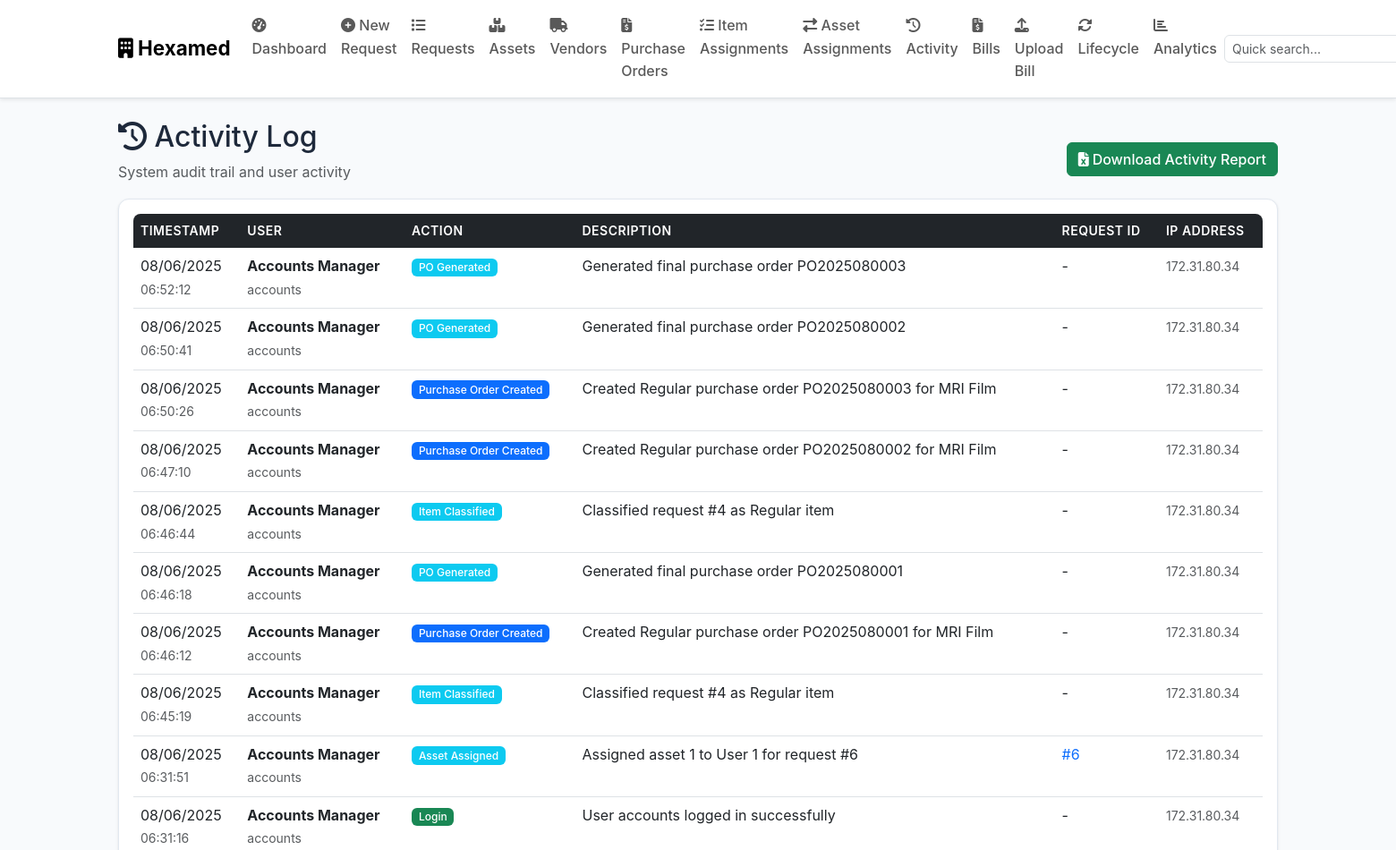
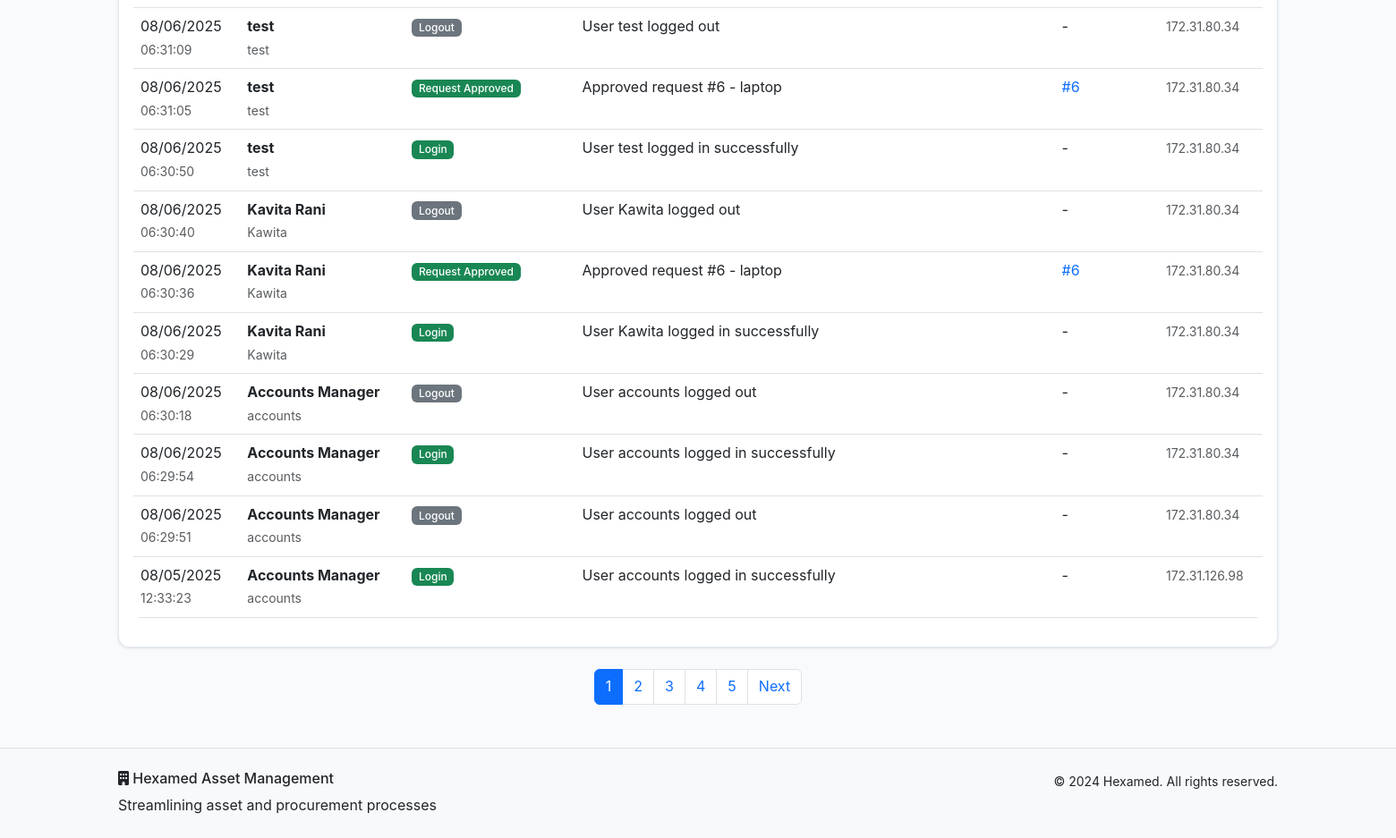
/activity (signed in), run on an earlier commit of the app's database (2 pictures, top to bottom).
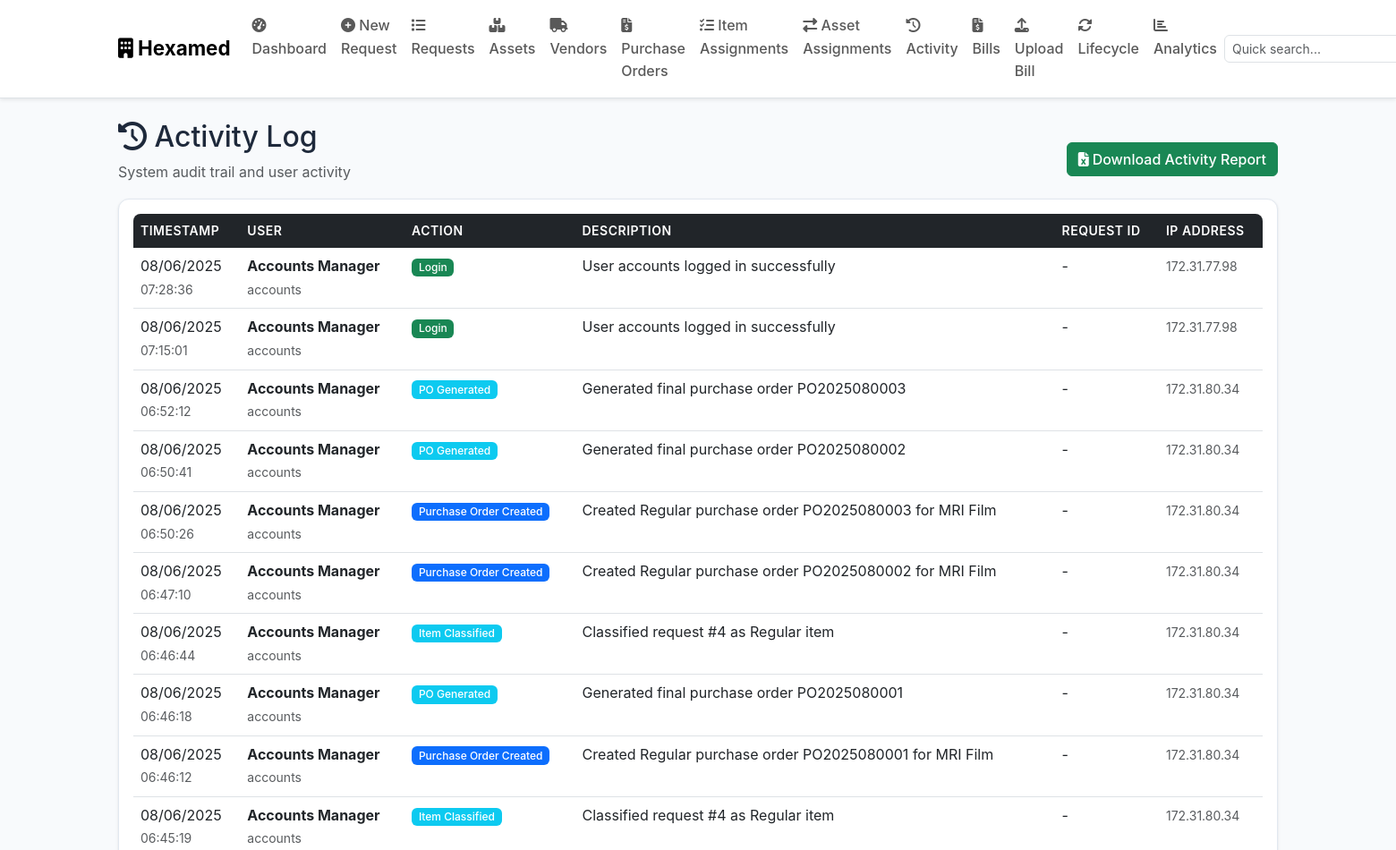
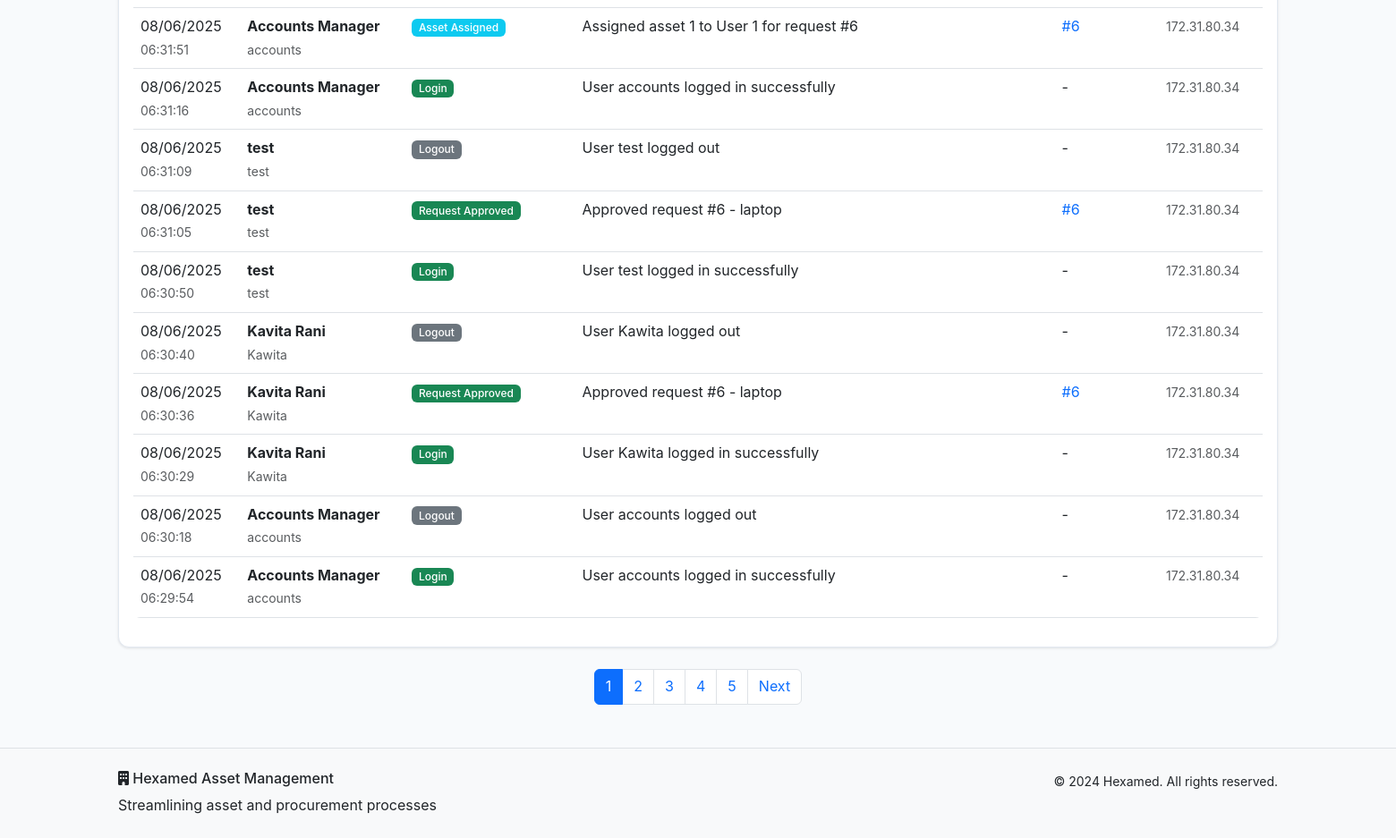
And on a later commit of the database (2 pictures, top to bottom).
### models.py (models this page shows, shortened)
class ActivityLog(db.Model):
    id = db.Column(db.Integer, primary_key=True)
    action = db.Column(db.String(100), nullable=False)
    description = db.Column(db.Text, nullable=False)
    timestamp = db.Column(db.DateTime, default=datetime.utcnow)
    ip_address = db.Column(db.String(45))
    user_id = db.Column(db.Integer, db.ForeignKey('user.id'), nullable=False)
    request_id = db.Column(db.Integer, db.ForeignKey('asset_request.id'), nullable=True)
    user = db.relationship('User', backref='activities')
    request = db.relationship('AssetRequest', backref='activities')

class User(db.Model):
    id = db.Column(db.Integer, primary_key=True)
    username = db.Column(db.String(80), unique=True, nullable=False)
    email = db.Column(db.String(120), unique=True, nullable=False)
    password_hash = db.Column(db.String(256), nullable=False)
    role = db.Column(db.String(50), nullable=False, default='User')
    full_name = db.Column(db.String(100), nullable=False)
    floor = db.Column(db.String(50))
    department = db.Column(db.String(100))
    created_at = db.Column(db.DateTime, default=datetime.utcnow)
    is_active = db.Column(db.Boolean, default=True)
    requests = db.relationship('AssetRequest', foreign_keys='AssetRequest.user_id', backref='requester', lazy=True)

### routes.py (the view)
    def decorated_function(*args, **kwargs):
        if 'user_id' not in session:
            flash('Please log in to access this page.', 'warning')
            return redirect(url_for('login'))
        return f(*args, **kwargs)

### routes.py (called while the page is built)
def require_login(f):
    def decorated_function(*args, **kwargs):
        if 'user_id' not in session:
            flash('Please log in to access this page.', 'warning')
            return redirect(url_for('login'))
        return f(*args, **kwargs)
    decorated_function.__name__ = f.__name__
    return decorated_function

@app.route('/activity')
@require_login
def activity_log():
    user = User.query.get(session['user_id'])
    page = request.args.get('page', 1, type=int)
    activities = ActivityLog.query.order_by(ActivityLog.timestamp.desc()).paginate(
        page=page, per_page=20, error_out=False)
    return render_template('activity.html', activities=activities, user=user)

### templates/activity.html (shortened to what this page needs)
{% extends "base.html" %}
{% block content %}
<div class="container my-4">
    <div class="row">
        <div class="col">
            <div class="d-flex justify-content-between align-items-center">
                <div>
                    <h2><i class="fas fa-history"></i> Activity Log</h2>
                    <p class="text-muted">System audit trail and user activity</p>
                </div>
                {% if user.role in ['Admin', 'MD', 'Accounts/SCM'] %}
                <div>
                    <a href="{{ url_for('download_recent_activity') }}" class="btn btn-success">
                        <i class="fas fa-file-excel me-1"></i>Download Activity Report
                    </a>
                </div>
                {% endif %}
            </div>
        </div>
    </div>
    {% if activities.items %}
    <div class="card">
        <div class="card-body">
            <div class="table-responsive">
                <table class="table table-hover">
                    <thead>
                        <tr>
                            <th>Timestamp</th>
                            <th>User</th>
                            <th>Action</th>
                            <th>Description</th>
                            <th>Request ID</th>
                            <th>IP Address</th>
                        </tr>
                    </thead>
                    <tbody>
                        {% for activity in activities.items %}
                        <tr>
                            <td>
                                <div>
                                    {{ activity.timestamp.strftime('%m/%d/%Y') }}
                                    <br><small class="text-muted">{{ activity.timestamp.strftime('%H:%M:%S') }}</small>
                                </div>
                            </td>
                            <td>
                                <div>
                                    <strong>{{ activity.user.full_name }}</strong>
                                    <br><small class="text-muted">{{ activity.user.username }}</small>
                                </div>
                            </td>
                            <td>
                                {% if 'Login' in activity.action %}
                                    <span class="badge bg-success">{{ activity.action }}</span>
                                {% elif 'Logout' in activity.action %}
                                    <span class="badge bg-secondary">{{ activity.action }}</span>
                                {% elif 'Created' in activity.action %}
                                    <span class="badge bg-primary">{{ activity.action }}</span>
                                {% elif 'Approved' in activity.action %}
                                    <span class="badge bg-success">{{ activity.action }}</span>
                                {% elif 'Rejected' in activity.action %}
                                    <span class="badge bg-danger">{{ activity.action }}</span>
                                {% elif 'Hold' in activity.action %}
                                    <span class="badge bg-warning">{{ activity.action }}</span>
                                {% else %}
                                    <span class="badge bg-info">{{ activity.action }}</span>
                                {% endif %}
                            </td>
                            <td>{{ activity.description }}</td>
                            <td>
                                {% if activity.request_id %}
                                    <a href="{{ url_for('view_requests') }}" class="text-decoration-none">
                                        #{{ activity.request_id }}
                                    </a>
                                {% else %}
                                    -
                                {% endif %}
                            </td>
                            <td>
                                <small class="text-muted">{{ activity.ip_address or '-' }}</small>
                            </td>
                        </tr>
                        {% endfor %}
                    </tbody>
                </table>
            </div>
        </div>
    </div>
    {% if activities.pages > 1 %}
    <nav class="mt-4">
        <ul class="pagination justify-content-center">
            {% for page_num in activities.iter_pages() %}
                {% if page_num %}
                    {% if page_num != activities.page %}
                        <li class="page-item">
                            <a class="page-link" href="{{ url_for('activity_log', page=page_num) }}">{{ page_num }}</a>
                        </li>
                    {% else %}
                        <li class="page-item active">
                            <span class="page-link">{{ page_num }}</span>
                        </li>
                    {% endif %}
                {% else %}
                    <li class="page-item disabled">
                        <span class="page-link">...</span>
                    </li>
                {% endif %}
            {% endfor %}
            {% if activities.has_next %}
                <li class="page-item">
                    <a class="page-link" href="{{ url_for('activity_log', page=activities.next_num) }}">Next</a>
                </li>
            {% endif %}
        </ul>
    </nav>
    {% endif %}
    {% endif %}
</div>
{% endblock %}

### templates/base.html (shortened to what this page needs)
<!DOCTYPE html>
<html lang="en" data-bs-theme="light">
<head>
    <link href="https://cdn.jsdelivr.net/npm/bootstrap@5.3.0/dist/css/bootstrap.min.css" rel="stylesheet">
    <link rel="stylesheet" href="https://cdnjs.cloudflare.com/ajax/libs/font-awesome/6.4.0/css/all.min.css">
    <link rel="stylesheet" href="{{ url_for('static', filename='style.css') }}">
</head>
<body>
    {% if session.user_id %}
    <nav class="navbar navbar-expand-lg navbar-light bg-white shadow-sm border-bottom">
        <div class="container">
            <a class="navbar-brand" href="{{ url_for('dashboard') }}">
                <i class="fas fa-building"></i> Hexamed
            </a>
            <div class="collapse navbar-collapse" id="navbarNav">
                <ul class="navbar-nav me-auto">
                    <li class="nav-item">
                        <a class="nav-link" href="{{ url_for('dashboard') }}">
                            <i class="fas fa-tachometer-alt"></i> Dashboard
                        </a>
                    </li>
                    <li class="nav-item">
                        <a class="nav-link" href="{{ url_for('create_request') }}">
                            <i class="fas fa-plus-circle"></i> New Request
                        </a>
                    </li>
                    <li class="nav-item">
                        <a class="nav-link" href="{{ url_for('view_requests') }}">
                            <i class="fas fa-list"></i> Requests
                        </a>
                    </li>
                    <li class="nav-item">
                        <a class="nav-link" href="{{ url_for('view_assets') }}">
                            <i class="fas fa-boxes"></i> Assets
                        </a>
                    </li>
                    {% if session.role in ['Admin', 'MD', 'Accounts/SCM'] %}
                    <li class="nav-item">
                        <a class="nav-link" href="{{ url_for('view_vendors') }}">
                            <i class="fas fa-truck"></i> Vendors
                        </a>
                    </li>
                    <li class="nav-item">
                        <a class="nav-link" href="{{ url_for('view_purchase_orders') }}">
                            <i class="fas fa-file-invoice-dollar"></i> Purchase Orders
                        </a>
                    </li>
                    {% endif %}
                    {% if session.role in ['Admin', 'MD', 'Accounts/SCM'] %}
                        <li class="nav-item">
                            <a class="nav-link" href="{{ url_for('view_assignments') }}">
                                <i class="fas fa-tasks"></i> Item Assignments
                            </a>
                        </li>
                        <li class="nav-item">
                            <a class="nav-link" href="{{ url_for('view_asset_assignments') }}">
                                <i class="fas fa-exchange-alt"></i> Asset Assignments
                            </a>
                        </li>
                        {% endif %}
                    <li class="nav-item">
                        <a class="nav-link" href="{{ url_for('activity_log') }}">
                            <i class="fas fa-history"></i> Activity
                        </a>
                    </li>
                    {% if session.role in ['Admin', 'MD', 'Accounts/SCM'] %}
                        <li class="nav-item">
                            <a class="nav-link" href="{{ url_for('view_bills') }}">
                                <i class="fas fa-file-invoice-dollar"></i> Bills
                            </a>
                        </li>
                        {% endif %}
                        {% if session.role == 'Accounts/SCM' %}
                        <li class="nav-item">
                            <a class="nav-link" href="{{ url_for('scm_upload_bill') }}">
                                <i class="fas fa-upload"></i> Upload Bill
                            </a>
                        </li>
                        {% endif %}
                    <li class="nav-item">
                        <a class="nav-link" href="{{ url_for('asset_lifecycle_dashboard') }}">
                            <i class="fas fa-sync-alt"></i> Lifecycle
                        </a>
                    </li>
                    <li class="nav-item">
                        <a class="nav-link" href="{{ url_for('analytics_dashboard') }}">
                            <i class="fas fa-chart-bar"></i> Analytics
                        </a>
                    </li>
                </ul>
                <div class="navbar-nav me-3 d-none d-lg-block">
                    <div class="nav-item search-container position-relative">
                        <div class="input-group" style="width: 250px;">
                            <input type="text" class="form-control form-control-sm" id="navSearch"
                                   placeholder="Quick search..." autocomplete="off">
                        </div>
                    </div>
                </div>
            </div>
        </div>
    </nav>
    {% endif %}
    <main>
        {% block content %}{% endblock %}
    </main>
    <footer class="bg-light text-dark mt-5 py-4 border-top">
        <div class="container">
            <div class="row">
                <div class="col-md-6">
                    <h6><i class="fas fa-building"></i> Hexamed Asset Management</h6>
                    <p class="mb-0">Streamlining asset and procurement processes</p>
                </div>
                <div class="col-md-6 text-md-end">
                    <small>&copy; 2024 Hexamed. All rights reserved.</small>
                </div>
            </div>
        </div>
    </footer>
</body>
</html>

### static/style.css (style rules this page uses)
:root { --hexamed-primary: #2563eb; --hexamed-secondary: #64748b; --hexamed-success: #00ffaa; --hexamed-warning: #ffa200; --hexamed-danger: #ff0000; --hexamed-info: #06b6d4; --hexamed-light: #f8fafc; --hexamed-dark: #465977; --hexamed-gradient: linear-gradient(135deg, #2563eb, #06b6d4); }
body { font-family: 'Inter', 'Segoe UI', Tahoma, Geneva, Verdana, sans-serif; line-height: 1.6; background-color: #f8fafc; color: #1e293b; }
.navbar-brand { font-weight: bold; font-size: 1.4rem; }
.navbar-nav .nav-link { font-weight: 500; transition: color 0.3s ease; }
.card { border: 1px solid #e2e8f0; border-radius: 0.75rem; box-shadow: 0 1px 3px rgba(0, 0, 0, 0.1); transition: all 0.3s ease; background: white; }
.btn { font-weight: 500; transition: all 0.3s ease; border-radius: 0.375rem; }
.table { border-radius: 0.5rem; overflow: hidden; }
.table thead th { background-color: var(--bs-dark); color: white; border: none; font-weight: 600; text-transform: uppercase; font-size: 0.875rem; letter-spacing: 0.5px; }
.table tbody tr { transition: background-color 0.2s ease; }
.badge { font-weight: 500; font-size: 0.75rem; padding: 0.35em 0.65em; }
.form-control, .form-select { border-radius: 0.375rem; border: 1px solid var(--bs-border-color); transition: border-color 0.3s ease, box-shadow 0.3s ease; }
.search-container { position: relative; }

What changed in the data, as far as the page shows it:
no longer on this page (row unchanged): ActivityLog: timestamp "08/06/2025", timestamp "06:29:51", user.full_name "Accounts Manager", user.username "accounts", action "Logout", description "User accounts logged out", ip_address "172.31.80.34"
no longer on this page (row unchanged): ActivityLog: timestamp "08/05/2025", timestamp "12:33:23", user.full_name "Accounts Manager", user.username "accounts", action "Login", description "User accounts logged in successfully", ip_address "172.31.126.98"
added ActivityLog: timestamp "08/06/2025", timestamp "07:28:36", user.full_name "Accounts Manager", user.username "accounts", action "Login", description "User accounts logged in successfully", ip_address "172.31.77.98"
added ActivityLog: timestamp "08/06/2025", timestamp "07:15:01", user.full_name "Accounts Manager", user.username "accounts", action "Login", description "User accounts logged in successfully", ip_address "172.31.77.98"
